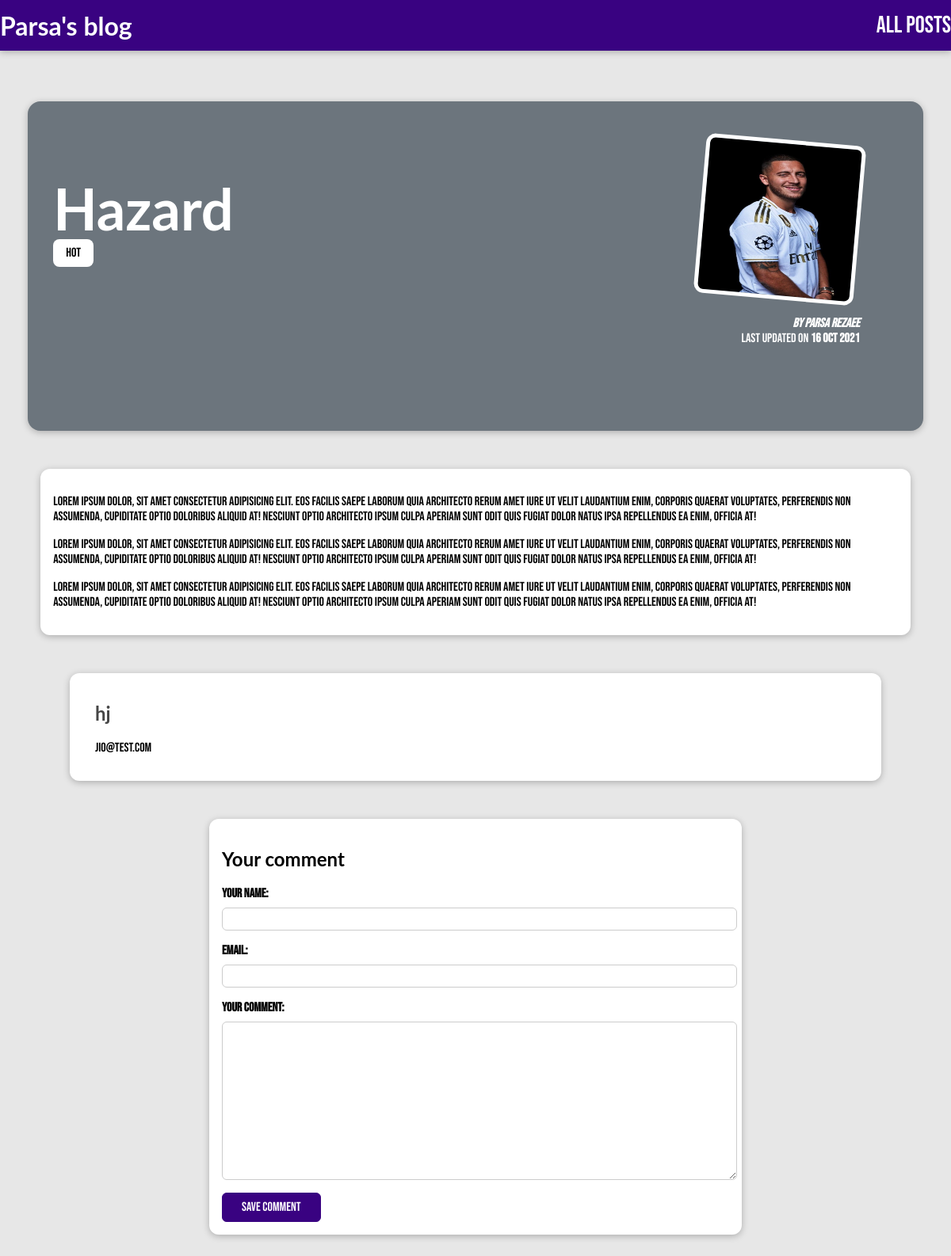
The app's page /posts/Hazard, older data.
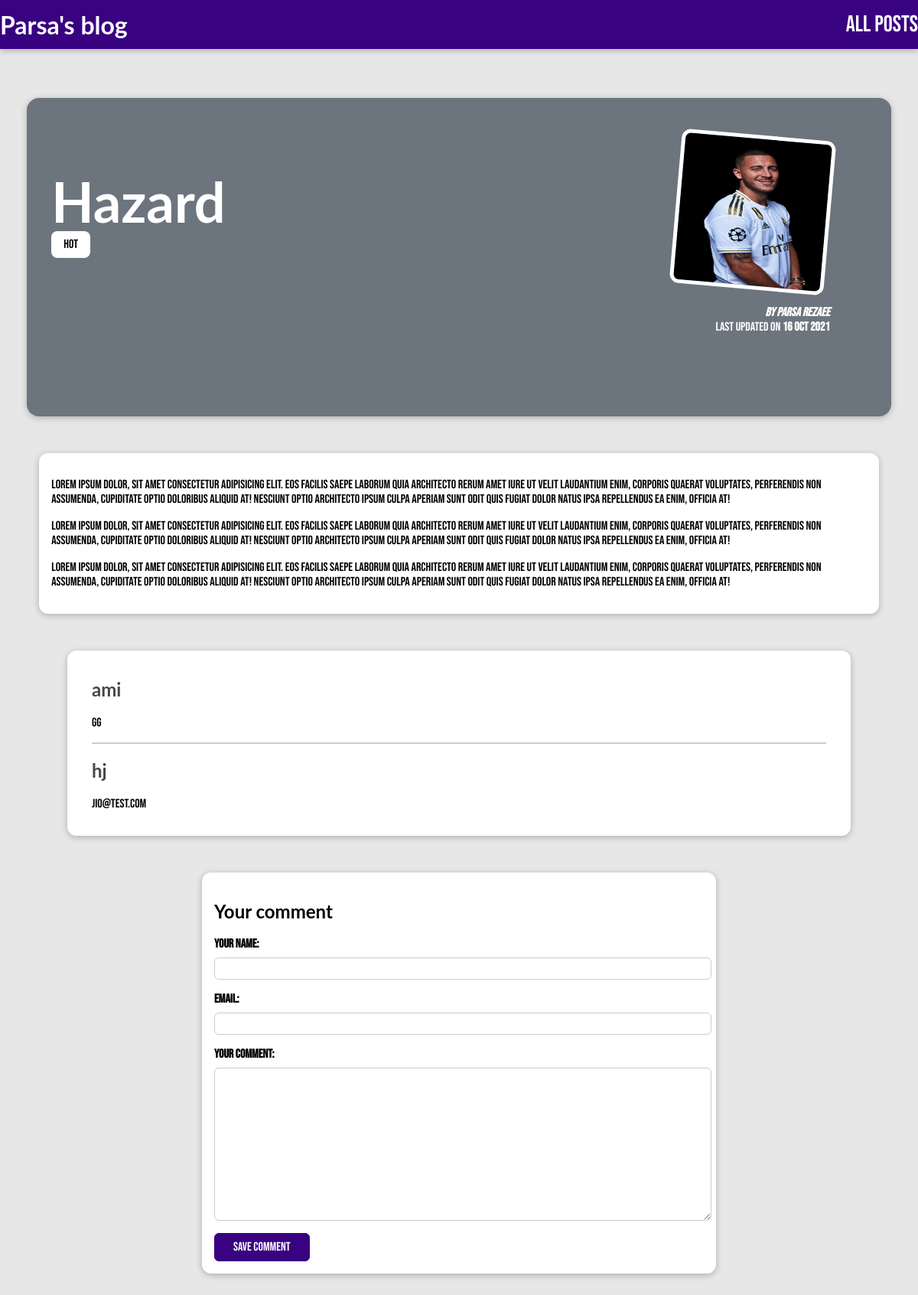
The same page, newer data.
### blog/models.py (models this page shows, shortened)
class Post(models.Model):
    title = models.CharField(max_length=150)
    excerpt = models.CharField(max_length=200)
    image = models.ImageField(upload_to="posts", null=True)
    date = models.DateField(auto_now=True)
    slug = models.SlugField(unique=True, db_index=True)
    content = models.TextField(validators=[MinLengthValidator(10)])
    author = models.ForeignKey(Author, on_delete=models.SET_NULL,null= True, related_name="posts")
    tags = models.ManyToManyField(Tag)

class Tag(models.Model):
    caption = models.CharField(max_length=20)

class Author(models.Model):
    first_name = models.CharField(max_length=50)
    last_name = models.CharField(max_length=50)
    email_address = models.EmailField()
    def full_name(self):
        return f"{self.first_name} {self.last_name}"
    def __str__(self):
        return self.full_name()

class Comment(models.Model):
    user_name = models.CharField(max_length=150)
    email = models.EmailField()
    text = models.TextField(max_length=400)
    post = models.ForeignKey(Post, on_delete=CASCADE, related_name="comments")

### blog/views.py (the view)
# urls.py: path("posts/<slug:slug>", views.PostDetailView.as_view(), name="posts-details")
class PostDetailView(View):
    template_name = "blog/post-detail.html"
    model = Post
    def get(self, request, slug):
        post = Post.objects.get(slug=slug)
        context = {
            "post": post,
            "post_tags": post.tags.all(),
            "comment_form": CommentForm(),
            "comments": post.comments.all().order_by("-id")
        }
        return render(request, "blog/post-detail.html", context)
    def post(self, request, slug):
        comment_form = CommentForm(request.POST)
        post = Post.objects.get(slug=slug)
        if comment_form.is_valid():
            comment = comment_form.save(commit=False)
            comment.post = post
            comment.save()
            return HttpResponseRedirect(reverse("posts-details", args=[slug]))
        context = {
            "post": post,
            "post_tags": post.tags.all(),
            "comment_form": comment_form,
            "comments": post.comments.all().order_by("-id")
        }
        return render(request, "blog/post-detail.html", context)

### blog/forms.py
class CommentForm(forms.ModelForm):
    class Meta:
        model = Comment
        exclude = ["post"]
        labels = {
            "user_name": "Your Name",
            "user_email": "Your Email",
            "text": "Your comment"
        }

### blog/templates/blog/post-detail.html (shortened to what this page needs)
{% extends "base.html" %}
{% load static %}
{% block css_files %}
  <link rel="stylesheet" href="{% static "blog/post-detail.css" %}"/>
{% endblock %}
{% block content %}
  <section id="summary">
    <h2>{{ post.title }}</h2>
    <div>
      {% for tag in post_tags %}
        <span class = "tag">{{ tag.caption }}</span>
      {% endfor %}
    </div>
    <article>
      <img src="{{ post.image.url }}" alt="{{ post.title }}"/>
      <address>By <a href="mailto:{{ post.author.email_address }}"> {{ post.author }}</a></address>
      <div>
        Last updated on <time>{{ post.date|date:"d M Y" }}</time>
      </div>
    </article>
  </section>
  <main>
    {{ post.content|linebreaks }}
  </main>
  <section id="comments">
    <ul>
     {% for comment in comments %}
       <li>
         <h2>{{ comment.user_name }}</h2>
         <p>{{ comment.text|linebreaks }}</p>
        </li>
      {% endfor %}
    </ul>
  </section>
  <section id="comment-form">
    <h2>Your comment</h2>
    <form action="{% url "posts-details" post.slug %}" method="POST">
      {% for form_field in comment_form %}
        <div class="form-control {% if form_field.errors %}invalid{% endif %}">
          {{ form_field.label_tag }}
          {{ form_field }}
        </div>
      {% endfor %}
      <button>Save comment</button>
    </form>
  </section>
{% endblock %}

### templates/base.html (shortened to what this page needs)
{% load static %}
<!DOCTYPE html>
<html lang="en">
<head>
    <link rel="stylesheet" href="{% static "app.css" %}">
    {% block css_files %}{% endblock %}
</head>
<body>
    <header id="main-navigation">
      <h1><a href="{% url "starting-page" %}">Parsa's blog</a></h1>
      <nav>
        <a id="tagi" href="{% url "posts" %}">All posts</a>
      </nav>
    </header>
    {% block content %}
    {% endblock %}
</body>
</html>

### static/app.css (style rules this page uses)
html { font-family: 'Bebas Neue', cursive; }
h1, h2, h3 { font-family: 'Lato', sans-serif; font-weight: bold; }
#main-navigation { width: 100%; height: 4rem; display: flex; justify-content: space-between; align-items: center; padding: 0; position: absolute; top: 0; left: 0; background: black }
#main-navigation a { color: rgb(255, 255, 255); text-decoration: none; }
#main-navigation #tagi { font-size: 30px; }

### blog/static/blog/post-detail.css (style rules this page uses)
body { background-color: #e7e7e7; }
#main-navigation { background-color: #390281; box-shadow: 0 2px 8px rgba(0, 0, 0, 0.25); }
#summary { margin: 8rem auto 3rem auto; padding: 2rem; width: 90%; max-width: 90rem; border-radius: 16px; background-color: #6c757d; position: relative; box-shadow: 0 2px 8px rgba(0, 0, 0, 0.25); height: 22rem; }
#summary h2 { color: white; font-size: 4.5rem; margin-bottom: 0.25rem; }
#summary article { position: absolute; top: 2rem; right: 3rem; padding: 1rem 2rem; border-radius: 12px; text-align: right; color: white; }
#summary article img { width: 12rem; height: 12rem; border-radius: 12px; transform: rotateZ(5deg); border: 5px solid white; margin-bottom: 1rem; }
#summary address { font-weight: bold; }
#summary time { font-weight: bold; }
#summary a { color: white; text-decoration: none; }
main { width: 90%; max-width: 90rem; margin: 3rem auto; background-color: white; padding: 1rem; border-radius: 12px; box-shadow: 0 2px 8px rgba(0, 0, 0, 0.25); }
.tag { background-color: white; color: black; padding: 0.5rem 1rem; border-radius: 8px; }
#comment-form { margin: 3rem auto; width: 90%; max-width: 40rem; border-radius: 12px; background-color: white; box-shadow: 0 2px 8px rgba(0, 0, 0, 0.25); padding: 1rem; }
#comment-form button { font: inherit; background-color: #390281; color: white; border: 1px solid #390281; padding: 0.5rem 1.5rem; border-radius: 6px; cursor: pointer; }
.form-control { margin-bottom: 1rem; }
.form-control label { font-weight: bold; margin-bottom: 0.5rem; display: block; }
.form-control input, .form-control textarea { display: block; width: 100%; font: inherit; padding: 0.25rem; border-radius: 6px; border: 1px solid #ccc; }
#comments { margin: 3rem auto; width: 90%; max-width: 60rem; border-radius: 12px; background-color: white; box-shadow: 0 2px 8px rgba(0, 0, 0, 0.25); padding: 1rem 2rem; }
#comments ul { list-style: none; margin: 0; padding: 0; }
#comments li { margin-bottom: 1rem; border-bottom: 2px solid #ccc; }
#comments li:last-of-type { border-bottom: none; }
#comments h2 { color: #464646; }

Row changes from the older to the newer data that the page shows:
added Comment: user_name "ami", text "gg"
